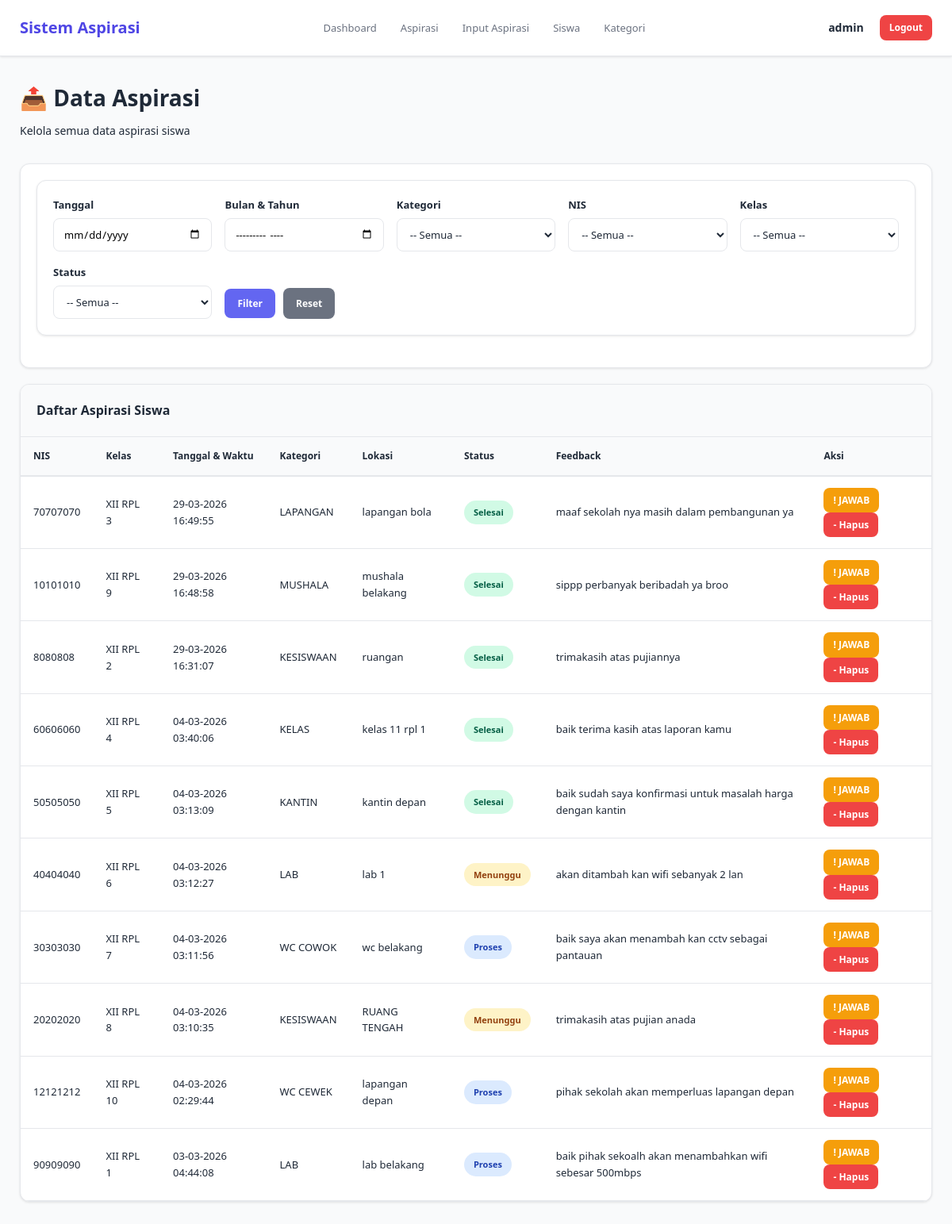
The page /data_aspirasi.php (signed in) on the database its author committed.
### tables this page shows
CREATE TABLE `input_aspirasi` (
  `id_pelaporan` int(11) NOT NULL,
  `nis` int(10) NOT NULL,
  `id_kategori` int(5) NOT NULL,
  `lokasi` varchar(50) NOT NULL,
  `ket` varchar(50) NOT NULL,
  `created_at` timestamp NOT NULL DEFAULT current_timestamp()
);

CREATE TABLE `siswa` (
  `nis` int(10) NOT NULL,
  `kelas` varchar(10) NOT NULL
);

CREATE TABLE `kategori` (
  `id_kategori` int(5) NOT NULL,
  `ket_kategori` varchar(30) NOT NULL
);

CREATE TABLE `aspirasi` (
  `id_aspirasi` int(11) NOT NULL,
  `status` enum('Menunggu','Proses','Selesai') NOT NULL DEFAULT 'Menunggu',
  `id_pelaporan` int(11) NOT NULL,
  `feedback` text NOT NULL
);

### data_aspirasi.php (the view, shortened to what this page needs)
<?php
include 'db.php';
$tgl = isset($_GET['tgl']) ? $_GET['tgl'] : '';
$bulan_tahun = isset($_GET['bulan_tahun']) ? $_GET['bulan_tahun'] : '';
$where = "";
$query = mysqli_query($conn, "
SELECT i.*, a.status, a.feedback, a.id_aspirasi, k.ket_kategori, s.kelas
FROM input_aspirasi i
JOIN aspirasi a ON i.id_pelaporan = a.id_pelaporan
JOIN kategori k ON i.id_kategori = k.id_kategori
JOIN siswa s ON i.nis = s.nis
WHERE 1=1 $where
ORDER BY i.created_at DESC
");
?>
<!DOCTYPE html>
<html>
<head>
    <link rel="stylesheet" href="style.css">
</head>
<body>
    <nav class="navbar">
    <div class="navbar-container">
        <a href="dashboard.php" class="navbar-brand">
            Sistem Aspirasi
        </a>
        <ul class="navbar-menu">
            <li><a href="dashboard.php">Dashboard</a></li>
            <li><a href="data_aspirasi.php">Aspirasi</a></li>
            <li><a href="data_input_aspirasi.php">Input Aspirasi</a></li>
            <li><a href="data_siswa.php">Siswa</a></li>
            <li><a href="data_kategori.php">Kategori</a></li>
        </ul>
        <div class="navbar-user">
            <strong><?= $_SESSION["username"]; ?></strong>
            <a href="logout.php" class="btn btn-danger btn-sm">Logout</a>
        </div>
    </div>
</nav>
    <div class="main-container">
        <div class="page-header">
            <h1>📤 Data Aspirasi</h1>
            <p>Kelola semua data aspirasi siswa</p>
        </div>
        <div class="search-box">
            <form method="GET" class="filter-form">
                <label>
                    Tanggal
                    <input type="date" name="tgl" value="<?= $tgl ?>">
                </label>
                <label>
                    Bulan & Tahun
                    <input type="month" name="bulan_tahun" value="<?= $bulan_tahun ?>">
                </label>
                <label>
                    Kategori
                    <select name="kategori">
                        <option value="">-- Semua --</option>
                    </select>
                </label>
                <label>
                    NIS
                    <select name="nis">
                        <option value="">-- Semua --</option>
                    </select>
                </label>
                <label>
                    Kelas
                    <select name="kelas">
                        <option value="">-- Semua --</option>
                    </select>
                </label>
                <label>
                    Status
                    <select name="status">
                        <option value="">-- Semua --</option>
                    </select>
                </label>
                <div class="filter-actions">
                    <button type="submit" class="btn"> Filter</button>
                    <a href="data_aspirasi.php" class="btn btn-secondary"> Reset</a>
                </div>
            </form>
        </div>
        <div class="table-container">
            <div class="table-header">
                <h2>Daftar Aspirasi Siswa</h2>
            </div>
            <table>
                <thead>
                    <tr>
                        <th>NIS</th>
                        <th>Kelas</th>
                        <th>Tanggal & Waktu</th>
                        <th>Kategori</th>
                        <th>Lokasi</th>
                        <th>Status</th>
                        <th>Feedback</th>
                        <th>Aksi</th>
                    </tr>
                </thead>
                <tbody>
                    <?php
                    if(mysqli_num_rows($query) > 0) {
                        while ($row = mysqli_fetch_array($query)) {
                    ?>
                        <tr>
                            <td><?= $row['nis'] ?></td>
                            <td><?= $row['kelas'] ?></td>
                            <td>
                                <?= date("d-m-Y H:i:s", strtotime($row['created_at'])) ?>
                            </td>
                            <td><?= $row['ket_kategori'] ?></td>
                            <td><?= $row['lokasi'] ?></td>
                            <td>
                                <span class="badge <?= strtolower(str_replace(' ', '', $row['status'])) ?>">
                                    <?= $row['status'] ?>
                                </span>
                            </td>
                            <td>
                               <?= $row['feedback'] ? $row['feedback'] : '-' ?>
                            </td>
                            <td>
                                <a href="edit_aspirasi.php?id=<?= $row['id_aspirasi'] ?>" class="btn btn-warning btn-sm">! JAWAB</a>
                                <a href="?hapus=<?= $row['id_aspirasi'] ?>"
                                    onclick="return confirm('Yakin hapus?')"
                                    class="btn btn-danger btn-sm"> - Hapus</a>
                            </td>
                        </tr>
                    <?php
                        }
                    } ?>
                </tbody>
            </table>
        </div>
    </div>
</body>
</html>

### style.css (style rules this page uses)
* { margin: 0; padding: 0; box-sizing: border-box; }
body { font-family: 'Segoe UI', Tahoma, Geneva, Verdana, sans-serif; background: #f9fafb; color: #1f2937; line-height: 1.6; font-size: 14px; }
a { text-decoration: none; color: inherit; }
button { font-family: inherit; cursor: pointer; border: none; }
input, select, textarea { font-family: inherit; font-size: inherit; }
.form-control, select, textarea { width: 100%; padding: 11px 14px; border: 1px solid #e5e7eb; border-radius: 8px; font-size: 14px; background: #fff; color: #1f2937; }
.btn { padding: 10px 18px; background: #6366f1; color: #fff; border-radius: 8px; font-weight: 600; font-size: 13px; display: inline-flex; align-items: center; justify-content: center; gap: 6px; }
.btn-sm { padding: 6px 12px; font-size: 12px; }
.btn-danger { background: #ef4444; }
.btn-warning { background: #f59e0b; }
.btn-secondary { background: #6b7280; }
.navbar { background: #fff; border-bottom: 1px solid #e5e7eb; position: sticky; top: 0; z-index: 100; box-shadow: 0 1px 3px rgba(0, 0, 0, 0.1); }
.navbar-container { max-width: 1400px; margin: 0 auto; padding: 0 25px; display: flex; align-items: center; justify-content: space-between; height: 70px; }
.navbar-brand { font-size: 20px; font-weight: 700; color: #4f46e5; display: flex; align-items: center; }
.navbar-menu { display: flex; gap: 30px; list-style: none; font-size: 13px; }
.navbar-menu a { color: #6b7280; font-weight: 500; }
.navbar-user { display: flex; align-items: center; gap: 20px; }
.main-container { max-width: 1400px; margin: 0 auto; padding: 30px 25px; }
.page-header { margin-bottom: 30px; }
.page-header h1 { font-size: 28px; font-weight: 700; color: #1f2937; margin-bottom: 8px; }
.table-container { background: #fff; border: 1px solid #e5e7eb; border-radius: 12px; margin-bottom: 20px; overflow: hidden; box-shadow: 0 1px 3px rgba(0, 0, 0, 0.1); }
.table-header { padding: 20px; border-bottom: 1px solid #e5e7eb; display: flex; justify-content: space-between; align-items: center; background: #f9fafb; }
.table-header h2 { font-size: 16px; font-weight: 700; color: #1f2937; }
table { width: 100%; border-collapse: collapse; }
table thead { background: #f9fafb; }
table th { padding: 14px 16px; text-align: left; font-weight: 600; font-size: 12px; color: #1f2937; border-bottom: 2px solid #e5e7eb; }
table td { padding: 14px 16px; border-bottom: 1px solid #e5e7eb; font-size: 13px; color: #1f2937; }
.badge { display: inline-block; padding: 6px 12px; font-size: 11px; font-weight: 600; border-radius: 20px; }
.badge.menunggu { background: #fef3c7; color: #92400e; }
.badge.proses { background: #dbeafe; color: #1e40af; }
.badge.selesai { background: #d1fae5; color: #065f46; }
.search-box { background: #fff; border: 1px solid #e5e7eb; padding: 20px; margin-bottom: 20px; border-radius: 12px; box-shadow: 0 1px 3px rgba(0, 0, 0, 0.1); }
.filter-form { background: #fff; border: 1px solid #e5e7eb; box-shadow: 0 1px 3px rgba(0, 0, 0, 0.1); border-radius: 12px; padding: 20px; display: grid; grid-template-columns: repeat(auto-fit, minmax(180px, 1fr)); gap: 16px; align-items: end; margin-bottom: 20px; }
.filter-form label { display: flex; flex-direction: column; font-size: 13px; color: #1f2937; gap: 6px; margin: 0; font-weight: 600; }
.filter-form input, .filter-form select { padding: 10px 12px; border-radius: 8px; border: 1px solid #e5e7eb; background: #fff; min-width: 120px; font-size: 13px; }
.filter-actions { display: flex; gap: 10px; align-items: center; flex-wrap: wrap; }
.filter-actions .btn { padding: 10px 16px; font-size: 12px; }

### rows shown on the page
input_aspirasi: nis "70707070", nis.kelas "XII RPL 3", created_at "29-03-2026 16:49:55", id_kategori.ket_kategori "LAPANGAN", lokasi "lapangan bola", aspirasi.status "Selesai", aspirasi.feedback "maaf sekolah nya masih dalam pembangunan ya"
input_aspirasi: nis "10101010", nis.kelas "XII RPL 9", created_at "29-03-2026 16:48:58", id_kategori.ket_kategori "MUSHALA", lokasi "mushala belakang", aspirasi.status "Selesai", aspirasi.feedback "sippp perbanyak beribadah ya broo"
input_aspirasi: nis "8080808", nis.kelas "XII RPL 2", created_at "29-03-2026 16:31:07", id_kategori.ket_kategori "KESISWAAN", lokasi "ruangan", aspirasi.status "Selesai", aspirasi.feedback "trimakasih atas pujiannya"
input_aspirasi: nis "60606060", nis.kelas "XII RPL 4", created_at "04-03-2026 03:40:06", id_kategori.ket_kategori "KELAS", lokasi "kelas 11 rpl 1", aspirasi.status "Selesai", aspirasi.feedback "baik terima kasih atas laporan kamu"
input_aspirasi: nis "50505050", nis.kelas "XII RPL 5", created_at "04-03-2026 03:13:09", id_kategori.ket_kategori "KANTIN", lokasi "kantin depan", aspirasi.status "Selesai", aspirasi.feedback "baik sudah saya konfirmasi untuk masalah harga dengan kantin"
input_aspirasi: nis "40404040", nis.kelas "XII RPL 6", created_at "04-03-2026 03:12:27", id_kategori.ket_kategori "LAB", lokasi "lab 1", aspirasi.status "Menunggu", aspirasi.feedback "akan ditambah kan wifi sebanyak 2 lan"
input_aspirasi: nis "30303030", nis.kelas "XII RPL 7", created_at "04-03-2026 03:11:56", id_kategori.ket_kategori "WC COWOK", lokasi "wc belakang", aspirasi.status "Proses", aspirasi.feedback "baik saya akan menambah kan cctv sebagai pantauan"
input_aspirasi: nis "20202020", nis.kelas "XII RPL 8", created_at "04-03-2026 03:10:35", id_kategori.ket_kategori "KESISWAAN", lokasi "RUANG TENGAH", aspirasi.status "Menunggu", aspirasi.feedback "trimakasih atas pujian anada"
input_aspirasi: nis "12121212", nis.kelas "XII RPL 10", created_at "04-03-2026 02:29:44", id_kategori.ket_kategori "WC CEWEK", lokasi "lapangan depan", aspirasi.status "Proses", aspirasi.feedback "pihak sekolah akan memperluas lapangan depan"
input_aspirasi: nis "90909090", nis.kelas "XII RPL 1", created_at "03-03-2026 04:44:08", id_kategori.ket_kategori "LAB", lokasi "lab belakang", aspirasi.status "Proses", aspirasi.feedback "baik pihak sekoalh akan menambahkan wifi sebesar 500mbps"

### other values the page prints
$_SESSION["username"] "admin"
